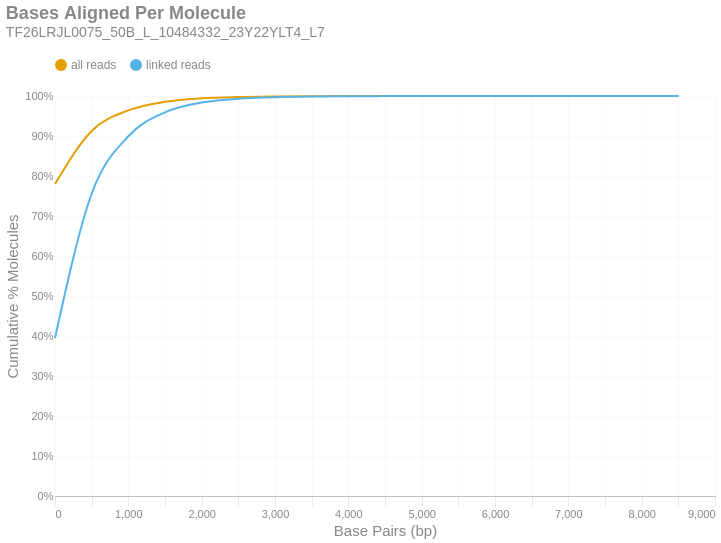

The notebook cell this image was saved under:
### Markdown cell above
### Bases Aligned Per Molecule
This is a cumulative frequency distribution showing the number of base pairs aligned per unique molecule. These data are shown in 500 bp bins. There are two distributions: one with `all reads` (yellow) and another with only `linked reads` (blue). The percent of molecules in the `linked reads` distribution is relative to the total number of linked molecules.

### Code cell
if SKIPLR:
    print_html(f"Skipped")
else:
    binned_df = consolidated_hist(valids['aligned_bp'], mask, 500, True)
    with SafeRender(binned_df):
        (
            density_plot(binned_df, 'Bases Aligned Per Molecule', samplename, 'basesper')
            .encode(
                x=alt.X('bin:Q', title="Base Pairs (bp)").axis(tickMinStep=500).scale(padding=0),
                y=alt.Y('value:Q', title='Cumulative % Molecules')
                    .axis(format='%')
                    .scale(domain = [0,1])
                    .stack(False),
                color=alt.Color("key:N").scale(domain = ["all reads", "linked reads"]),
                tooltip = [
                    alt.Tooltip("key:N", title = "Data Type"),
                    alt.Tooltip("range_label:N", title="Bases Aligned Per Molecule"),
                    alt.Tooltip("value:Q", format = ".2%", title="% Molecules (Cum.)")
                ]
            )
        ).display()

### Figure 1 — Vega-Lite specification as saved in the notebook (floating-point values rounded to 4 significant figures)
{"width": "container", "height": 400, "config": {"title": {"anchor": "start", "dy": -15, "fontSize": 18, "color": "#888888", "subtitleColor": "#888888", "subtitleFontSize": 14}, "arc": {"fill": "#0072B2"}, "axis": {"domainColor": "#888888", "domainWidth": 0.5, "gridWidth": 0.2, "grid": false, "titleFontWeight": 400, "titleFontSize": 15, "labelFontSize": 11, "labelColor": "#888888", "tickColor": "#888888", "tickWidth": 0.2, "titleColor": "#888888"}, "axisBand": {"grid": false}, "axisX": {"grid": true, "tickSize": 10, "domainCap": "round"}, "axisY": {"domain": false, "grid": true, "tickSize": 0, "domainCap": "round"}, "background": "transparent", "header": {"labelFontSize": 15, "labelColor": "#888888", "titleFontSize": 15, "titleFontWeight": 600, "titleColor": "#888888"}, "legend": {"labelFont": "sans-serif", "labelFontSize": 12, "labelColor": "#888888", "symbolSize": 100, "symbolType": "circle", "titleFontSize": 12, "titlePadding": 10, "titleColor": "#888888", "title": null, "orient": "top"}, "range": {"category": ["#E69F00", "#56B4E9", "#009E73", "#F0E442", "#0072B2", "#D55E00", "#CC79A7", "#000000"], "diverging": ["#cfe8f3", "#a2d4ec", "#73bfe2", "#46abdb", "#1696d2", "#12719e"]}, "area": {"fill": "#0072B2", "fillOpacity": 0.7, "line": true, "strokeOpacity": 0.7}, "line": {"color": "#0072B2", "stroke": "#0072B2", "strokeWidth": 2}, "trail": {"color": "#0072B2", "stroke": "#0072B2", "strokeWidth": 0, "size": 1}, "point": {"filled": true, "fillOpacity": 1.0, "size": 95}, "text": {"color": "#888888", "fontSize": 11, "align": "right", "fontWeight": 400, "size": 11}, "bar": {"fill": "#0072B2", "stroke": null}, "view": {"stroke": null, "continuousWidth": 660, "continuousHeight": 400}}, "data": {"name": "data-96590750f2f082780bd800c09ffbcf94"}, "mark": {"type": "line", "interpolate": "monotone", "point": {"opacity": 0, "size": 275}}, "encoding": {"color": {"field": "key", "scale": {"domain": ["all reads", "linked reads"]}, "type": "nominal"}, "tooltip": [{"field": "key", "title": "Data Type", "type": "nominal"}, {"field": "range_label", "title": "Bases Aligned Per Molecule", "type": "nominal"}, {"field": "value", "format": ".2%", "title": "% Molecules (Cum.)", "type": "quantitative"}], "x": {"axis": {"tickMinStep": 500}, "field": "bin", "scale": {"padding": 0}, "title": "Base Pairs (bp)", "type": "quantitative"}, "y": {"axis": {"format": "%"}, "field": "value", "scale": {"domain": [0, 1]}, "stack": false, "title": "Cumulative % Molecules", "type": "quantitative"}}, "params": [{"name": "param_c36ac31b6afebe62", "select": {"type": "point", "fields": ["key"]}, "bind": "legend"}], "title": {"text": "Bases Aligned Per Molecule", "subtitle": "TF26LRJL0075_50B_L_10484332_23Y22YLT4_L7"}, "transform": [{"fold": ["all reads (cumsum)", "linked reads (cumsum)"]}, {"calculate": "replace(datum.key, ' (cumsum)', '')", "as": "key"}, {"filter": {"param": "param_c36ac31b6afebe62"}}], "usermeta": {"embedOptions": {"downloadFileName": "TF26LRJL0075_50B_L_10484332_23Y22YLT4_L7.basesper"}}, "$schema": "https://vega.github.io/schema/vega-lite/v6.4.1.json", "datasets": {"data-96590750f2f082780bd800c09ffbcf94": [{"bin": "0.0", "interval": "0.0-500.0", "all reads": 0.78, "linked reads": 0.3951, "all reads (cumsum)": 0.78, "linked reads (cumsum)": 0.3951, "range_label": "0-499"}, {"bin": "500.0", "interval": "500.0-1000.0", "all reads": 0.1325, "linked reads": 0.3605, "all reads (cumsum)": 0.9125, "linked reads (cumsum)": 0.7556, "range_label": "500-999"}, {"bin": "1000.0", "interval": "1000.0-1500.0", "all reads": 0.05153, "linked reads": 0.1437, "all reads (cumsum)": 0.964, "linked reads (cumsum)": 0.8993, "range_label": "1000-1499"}, {"bin": "1500.0", "interval": "1500.0-2000.0", "all reads": 0.02133, "linked reads": 0.05969, "all reads (cumsum)": 0.9854, "linked reads (cumsum)": 0.959, "range_label": "1500-1999"}, {"bin": "2000.0", "interval": "2000.0-2500.0", "all reads": 0.00877, "linked reads": 0.02455, "all reads (cumsum)": 0.9941, "linked reads (cumsum)": 0.9836, "range_label": "2000-2499"}, {"bin": "2500.0", "interval": "2500.0-3000.0", "all reads": 0.003312, "linked reads": 0.009273, "all reads (cumsum)": 0.9974, "linked reads (cumsum)": 0.9928, "range_label": "2500-2999"}, {"bin": "3000.0", "interval": "3000.0-3500.0", "all reads": 0.001434, "linked reads": 0.004014, "all reads (cumsum)": 0.9989, "linked reads (cumsum)": 0.9969, "range_label": "3000-3499"}, {"bin": "3500.0", "interval": "3500.0-4000.0", "all reads": 0.000622, "linked reads": 0.001742, "all reads (cumsum)": 0.9995, "linked reads (cumsum)": 0.9986, "range_label": "3500-3999"}, {"bin": "4000.0", "interval": "4000.0-4500.0", "all reads": 0.0002795, "linked reads": 0.0007825, "all reads (cumsum)": 0.9998, "linked reads (cumsum)": 0.9994, "range_label": "4000-4499"}, {"bin": "4500.0", "interval": "4500.0-5000.0", "all reads": 0.0001177, "linked reads": 0.0003294, "all reads (cumsum)": 0.9999, "linked reads (cumsum)": 0.9997, "range_label": "4500-4999"}, {"bin": "5000.0", "interval": "5000.0-5500.0", "all reads": 6.156e-05, "linked reads": 0.0001723, "all reads (cumsum)": 1.0, "linked reads (cumsum)": 0.9999, "range_label": "5000-5499"}, {"bin": "5500.0", "interval": "5500.0-6000.0", "all reads": 2.383e-05, "linked reads": 6.671e-05, "all reads (cumsum)": 1.0, "linked reads (cumsum)": 1.0, "range_label": "5500-5999"}, {"bin": "6000.0", "interval": "6000.0-6500.0", "all reads": 9.432e-06, "linked reads": 2.641e-05, "all reads (cumsum)": 1.0, "linked reads (cumsum)": 1.0, "range_label": "6000-6499"}, {"bin": "6500.0", "interval": "6500.0-7000.0", "all reads": 1.489e-06, "linked reads": 4.17e-06, "all reads (cumsum)": 1.0, "linked reads (cumsum)": 1.0, "range_label": "6500-6999"}, {"bin": "7000.0", "interval": "7000.0-7500.0", "all reads": 3.475e-06, "linked reads": 9.729e-06, "all reads (cumsum)": 1.0, "linked reads (cumsum)": 1.0, "range_label": "7000-7499"}, {"bin": "7500.0", "interval": "7500.0-8000.0", "all reads": 0.0, "linked reads": 0.0, "all reads (cumsum)": 1.0, "linked reads (cumsum)": 1.0, "range_label": "7500-7999"}, {"bin": "8000.0", "interval": "8000.0-8500.0", "all reads": 0.0, "linked reads": 0.0, "all reads (cumsum)": 1.0, "linked reads (cumsum)": 1.0, "range_label": "8000-8499"}, {"bin": "8500.0", "interval": "8500.0-9000.0", "all reads": 1.489e-06, "linked reads": 4.17e-06, "all reads (cumsum)": 1.0, "linked reads (cumsum)": 1.0, "range_label": "8500-8999"}]}}
